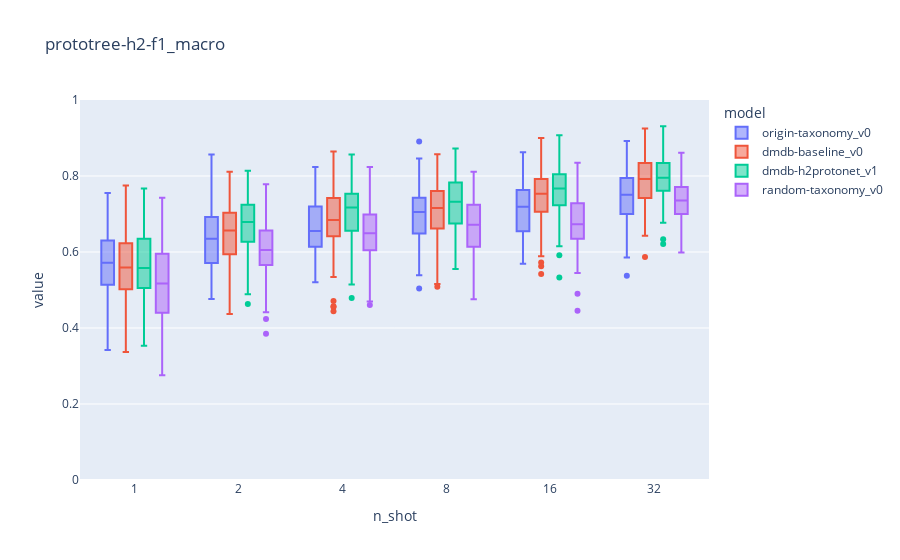

Here is the notebook cell this chart was saved with:
### Code cell
figs[4]['fig']

### Figure 1 — Plotly figure (JSON) as saved in the notebook; plotly's stock layout.template omitted (floating-point values rounded to 4 significant figures; data arrays with more than 128 entries replaced by an {"elided": "..."} marker saying what was removed)
{"data": [{"alignmentgroup": "True", "hovertemplate": "model=origin-taxonomy_v0<br>n_shot=%{x}<br>value=%{y}<extra></extra>", "legendgroup": "origin-taxonomy_v0", "marker": {"color": "#636efa"}, "name": "origin-taxonomy_v0", "notched": false, "offsetgroup": "origin-taxonomy_v0", "orientation": "v", "showlegend": true, "type": "box", "x": {"elided": "600 str values"}, "x0": " ", "xaxis": "x", "y": {"elided": "600 float values"}, "y0": " ", "yaxis": "y"}, {"alignmentgroup": "True", "hovertemplate": "model=dmdb-baseline_v0<br>n_shot=%{x}<br>value=%{y}<extra></extra>", "legendgroup": "dmdb-baseline_v0", "marker": {"color": "#EF553B"}, "name": "dmdb-baseline_v0", "notched": false, "offsetgroup": "dmdb-baseline_v0", "orientation": "v", "showlegend": true, "type": "box", "x": {"elided": "600 str values"}, "x0": " ", "xaxis": "x", "y": {"elided": "600 float values"}, "y0": " ", "yaxis": "y"}, {"alignmentgroup": "True", "hovertemplate": "model=dmdb-h2protonet_v1<br>n_shot=%{x}<br>value=%{y}<extra></extra>", "legendgroup": "dmdb-h2protonet_v1", "marker": {"color": "#00cc96"}, "name": "dmdb-h2protonet_v1", "notched": false, "offsetgroup": "dmdb-h2protonet_v1", "orientation": "v", "showlegend": true, "type": "box", "x": {"elided": "600 str values"}, "x0": " ", "xaxis": "x", "y": {"elided": "600 float values"}, "y0": " ", "yaxis": "y"}, {"alignmentgroup": "True", "hovertemplate": "model=random-taxonomy_v0<br>n_shot=%{x}<br>value=%{y}<extra></extra>", "legendgroup": "random-taxonomy_v0", "marker": {"color": "#ab63fa"}, "name": "random-taxonomy_v0", "notched": false, "offsetgroup": "random-taxonomy_v0", "orientation": "v", "showlegend": true, "type": "box", "x": {"elided": "600 str values"}, "x0": " ", "xaxis": "x", "y": {"elided": "600 float values"}, "y0": " ", "yaxis": "y"}], "layout": {"boxmode": "group", "legend": {"title": {"text": "model"}, "tracegroupgap": 0}, "title": {"text": "prototree-h2-f1_macro"}, "xaxis": {"anchor": "y", "domain": [0, 1], "title": {"text": "n_shot"}}, "yaxis": {"anchor": "x", "domain": [0, 1], "range": [0, 1], "title": {"text": "value"}}}}
